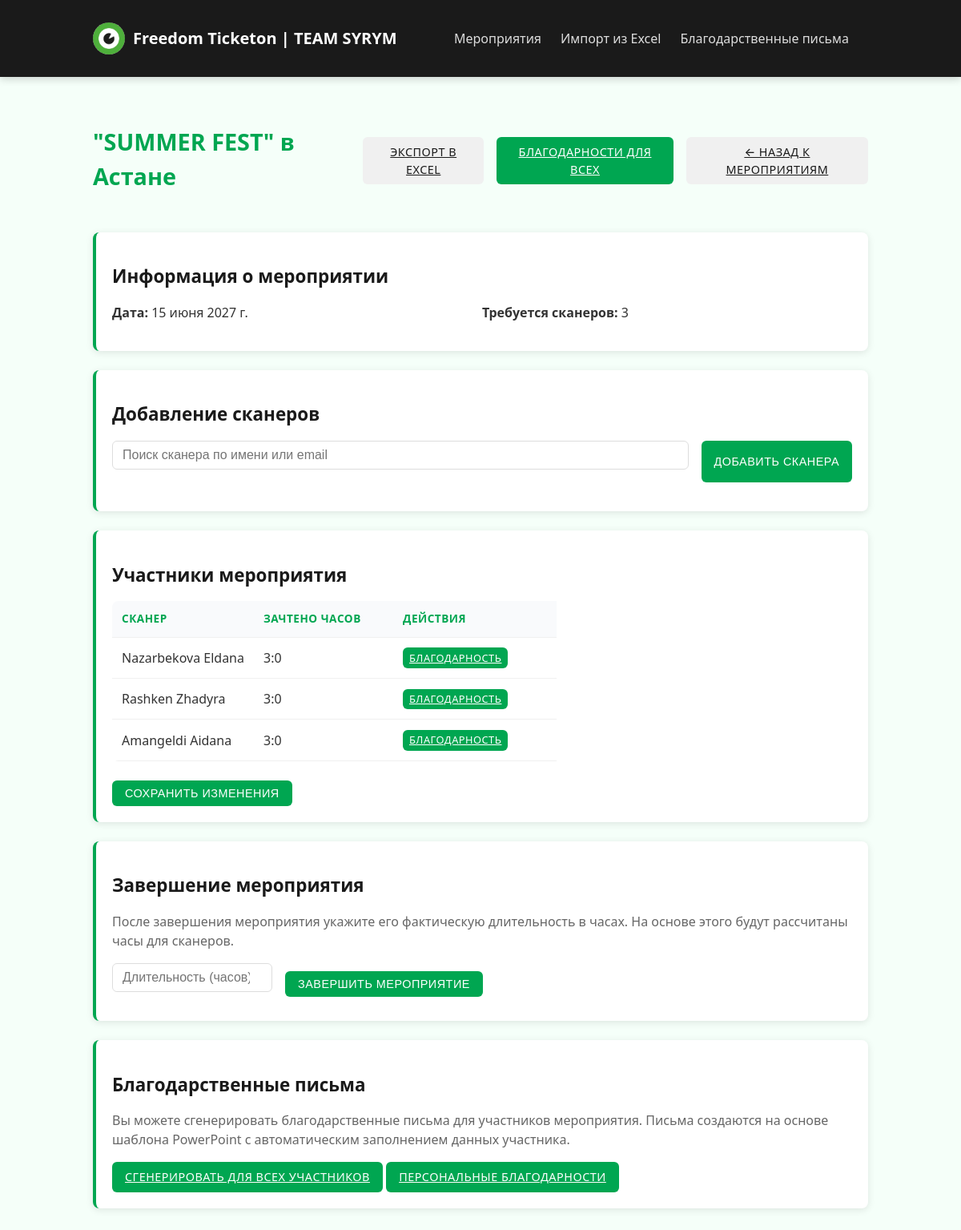
Screenshot of /events/254/edit/ (signed in) with the database file from the repository.
### core/models.py (models this page shows, shortened)
class Event(models.Model):
    name = models.CharField(max_length=128)
    date = models.DateField()
    volunteers_required = models.PositiveIntegerField()
    leader = models.ForeignKey(User, on_delete=models.CASCADE)
    duration_hours = models.FloatField(null=True, blank=True, help_text="Длительность мероприятия в часах")

class EventParticipant(models.Model):
    event = models.ForeignKey(Event, on_delete=models.CASCADE, related_name='participants')
    volunteer = models.ForeignKey(Scanner, on_delete=models.CASCADE)
    is_late = models.BooleanField(default=False)
    late_minutes = models.PositiveIntegerField(null=True, blank=True)
    hours_awarded = models.FloatField(default=0)
    class Meta:
        unique_together = ('event', 'volunteer')

class Scanner(models.Model):
    first_name = models.CharField(max_length=64)
    last_name = models.CharField(max_length=64)
    email = models.EmailField(unique=True)

### core/views.py (the view, shortened to what this page needs)
# urls.py: path('events/<int:event_id>/edit/', event_edit, name='event_edit'),
@team_leader_required
def event_edit(request, event_id):
    event = Event.objects.get(id=event_id)
    all_scanners = Scanner.objects.all()
    participants = EventParticipant.objects.filter(event=event).select_related('volunteer')
    return render(request, 'core/event_edit.html', {
        'event': event,
        'all_scanners': all_scanners,
        'participants': participants,
        'is_creator': event.leader == request.user,
        'is_admin': request.user.is_staff
    })

### core/models.py (called while the page is built)
def is_team_leader(user):
    return user.groups.filter(name='Тимлидеры').exists()

### core/templatetags/custom_filters.py (called while the page is built)
@register.filter
def multiply(value, arg):
    try:
        return float(value) * float(arg)
    except (ValueError, TypeError):
        return 0

@register.filter
def subtract(value, arg):
    try:
        return float(value) - float(arg)
    except (ValueError, TypeError):
        return 0

### core/views.py (called while the page is built)
def is_team_leader_or_admin(user):
    return user.is_authenticated and (user.is_team_leader or user.is_staff)

### templates/core/event_edit.html (shortened to what this page needs)
{% extends 'base.html' %}
{% load custom_filters %}
{% block content %}
<div class="flex justify-between items-center mb-3">
    <h1>{{ event.name }}</h1>
    <div class="flex gap-2">
        <a href="{% url 'event_export' event.id %}" class="btn btn-secondary">Экспорт в Excel</a>
        <a href="{% url 'generate_all_certificates' event.id %}" class="btn btn-success">Благодарности для всех</a>
        <a href="{% url 'events' %}" class="btn btn-secondary">← Назад к мероприятиям</a>
    </div>
</div>
<div class="card mb-3">
    <h2>Информация о мероприятии</h2>
    <div class="flex mb-2">
        <div style="flex: 1;">
            <strong>Дата:</strong> {{ event.date }}
        </div>
        <div style="flex: 1;">
            <strong>Требуется сканеров:</strong> {{ event.volunteers_required }}
        </div>
    </div>
</div>
<div class="card mb-3">
    <h2 class="mb-2">Добавление сканеров</h2>
    <form id="add-volunteer-form" method="post" class="search-container mb-2">
        <div class="flex gap-2">
            <input id="volunteer-search" type="text" class="form-control" placeholder="Поиск сканера по имени или email" autocomplete="off" style="flex:1">
            <button name="add_volunteer" class="btn btn-primary" disabled id="add-volunteer-btn">Добавить сканера</button>
        </div>
    </form>
</div>
<div class="card mb-3">
    <h2 class="mb-2">Участники мероприятия</h2>
    {% if participants %}
    <form method="post">
        <table>
            <thead>
                <tr>
                    <th>Сканер</th>
                    {% if is_admin %}
                    <th style="width: 150px;">Зачтено часов</th>
                    {% endif %}
                    <th style="width: 180px;">Действия</th>
                </tr>
            </thead>
            <tbody>
                {% for p in participants %}
                <tr>
                    <td>{{ p.volunteer.first_name }} {{ p.volunteer.last_name }}</td>
                    {% if is_admin %}
                    <td style="font-weight: 500;">
                        {% with total=p.hours_awarded %}
                            {% with h=total|floatformat:0 %}
                                {% with m=total|subtract:h|multiply:60|floatformat:0 %}
                                    {{ h }}:{% if m|add:'0'|length == 1 %}0{% endif %}{{ m|add:'0' }}
                                {% endwith %}
                            {% endwith %}
                        {% endwith %}
                    </td>
                    {% endif %}
                    <td>
                        <a href="{% url 'generate_certificate' p.id %}" class="btn btn-success" style="font-size: 0.8rem; padding: 0.2rem 0.5rem;">Благодарность</a>
                    </td>
                </tr>
                {% endfor %}
            </tbody>
        </table>
        {% if is_admin %}
        <div class="mt-3">
            <button name="save_participants" class="btn btn-primary">Сохранить изменения</button>
        </div>
        {% endif %}
    </form>
    {% else %}
    <p style="color: #666; text-align: center; padding: 1rem;">
        Пока нет добавленных сканеров
    </p>
    {% endif %}
</div>
{% if is_admin %}
<div class="card">
    <h2 class="mb-2">Завершение мероприятия</h2>
    <p class="mb-2" style="color: #666;">
        После завершения мероприятия укажите его фактическую длительность в часах.
        На основе этого будут рассчитаны часы для сканеров.
    </p>
    <form method="post" class="flex gap-2 items-center">
        <input name="duration_hours" type="number" min="0.5" step="0.5" value="{{ event.duration_hours|default:'' }}"
               class="form-control" placeholder="Длительность (часов)" style="max-width: 200px;">
        <button name="set_duration" class="btn btn-success">Завершить мероприятие</button>
    </form>
</div>
{% endif %}
<div class="card mt-3">
    <h2 class="mb-2">Благодарственные письма</h2>
    <p class="mb-2" style="color: #666;">
        Вы можете сгенерировать благодарственные письма для участников мероприятия.
        Письма создаются на основе шаблона PowerPoint с автоматическим заполнением данных участника.
    </p>
    <div>
        <a href="{% url 'generate_all_certificates' event.id %}" class="btn btn-success">Сгенерировать для всех участников</a>
        <a href="{% url 'scanner_certificates' %}" class="btn btn-primary">Персональные благодарности</a>
    </div>
</div>
{% endblock %}

### static/css/main.css (style rules this page uses)
:root { --primary-color: #00a651; --primary-hover: #008442; --accent-color: #4dc075; --light-color: #f5fff9; --dark-color: #1a1a1a; --gray-color: #f0f0f0; --text-color: #333; --danger-color: #d84040; --success-color: #00a651; }
body { font-family: "Segoe UI", -apple-system, BlinkMacSystemFont, Roboto, Oxygen, Ubuntu, sans-serif; background-color: var(--light-color); color: var(--text-color); line-height: 1.5; margin: 0; padding: 0; -webkit-font-smoothing: antialiased; -moz-osx-font-smoothing: grayscale; }
.card { background: white; border-radius: 8px; box-shadow: 0 2px 10px rgba(0, 0, 0, 0.1); padding: 20px; margin-bottom: 20px; border-left: 4px solid var(--primary-color); overflow: hidden; }
h1, h2, h3 { color: var(--dark-color); font-weight: 600; word-wrap: break-word; }
h1 { font-size: 1.8rem; margin-bottom: 1.5rem; color: var(--primary-color); }
h2 { font-size: 1.4rem; margin-bottom: 1rem; color: var(--dark-color); }
.form-control { display: block; width: 100%; padding: 0.5rem 0.75rem; border: 1px solid #ddd; border-radius: 6px; margin-bottom: 1rem; font-size: 1rem; transition: all 0.2s ease; box-sizing: border-box; }
.btn { padding: 0.5rem 1rem; border-radius: 6px; border: none; cursor: pointer; font-weight: 500; transition: background-color 0.2s, transform 0.1s; text-transform: uppercase; letter-spacing: 0.5px; font-size: 0.9rem; display: inline-block; text-align: center; }
.btn-primary { background-color: var(--primary-color); color: white; }
.btn-secondary { background-color: var(--gray-color); color: var(--dark-color); }
.btn-success { background-color: var(--success-color); color: white; }
table { width: 100%; border-collapse: collapse; margin-bottom: 1.5rem; background-color: white; border-radius: 8px; overflow-x: auto; display: block; }
th, td { padding: 0.75rem; text-align: left; border-bottom: 1px solid var(--gray-color); }
th { font-weight: 600; background-color: #f9fafc; color: var(--primary-color); text-transform: uppercase; font-size: 0.85rem; letter-spacing: 0.5px; }
.search-container { position: relative; margin-bottom: 1rem; width: 100%; }
.mb-2 { margin-bottom: 1rem; }
.mb-3 { margin-bottom: 1.5rem; }
.mt-3 { margin-top: 1.5rem; }
.flex { display: flex; }
.items-center { align-items: center; }
.justify-between { justify-content: space-between; }
.gap-2 { gap: 1rem; }

### rows the page displays
Event: name "\"SUMMER FEST\" в Астане", date "15 июня 2027 г.", volunteers_required "3"
EventParticipant: volunteer.first_name "Nazarbekova", volunteer.last_name "Eldana", h "3", is_late "0"
EventParticipant: volunteer.first_name "Rashken", volunteer.last_name "Zhadyra", h "3", is_late "0"
EventParticipant: volunteer.first_name "Amangeldi", volunteer.last_name "Aidana", h "3", is_late "0"
